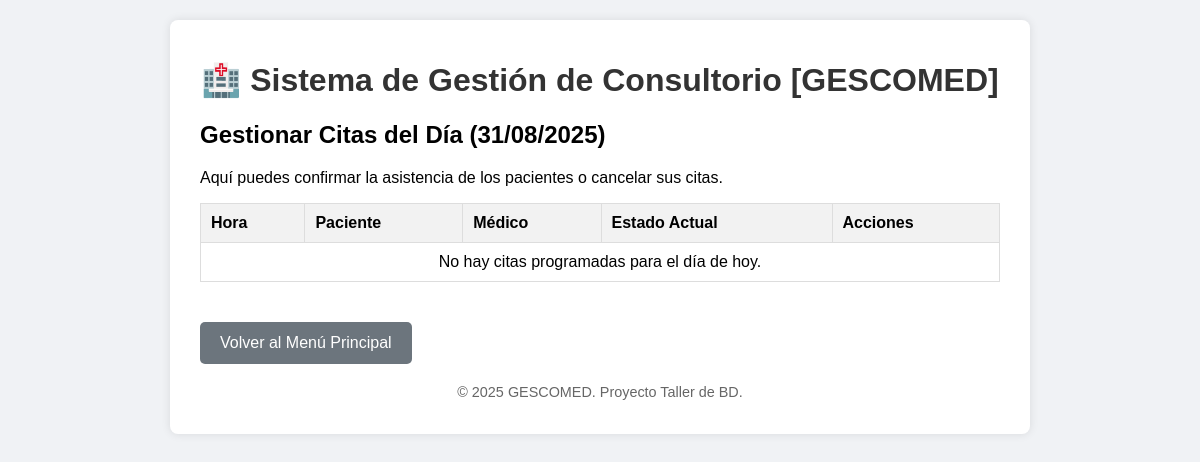
/app_php/gestionar_citas.php, run on an earlier commit of the app's database.
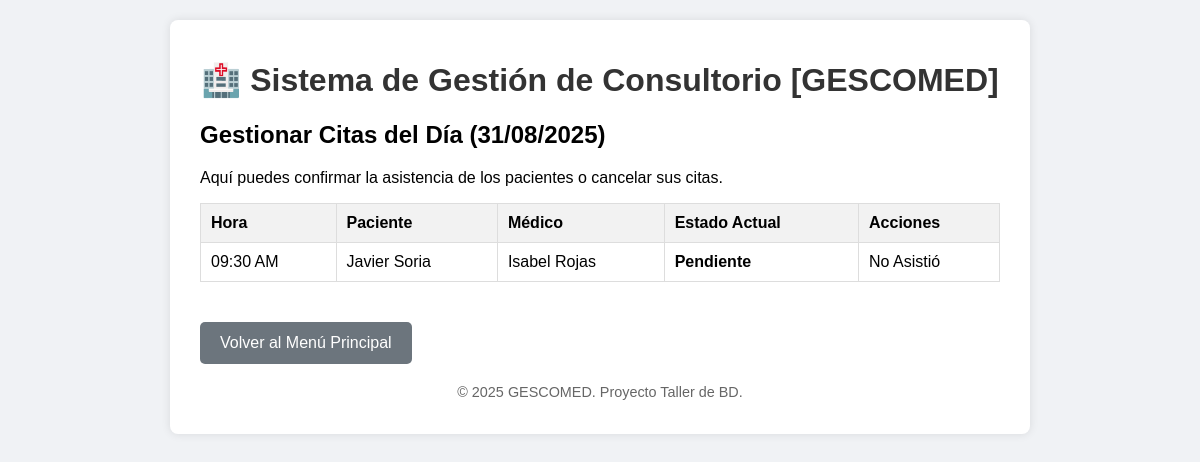
And on a later commit of the database.
### tables this page shows
CREATE TABLE `cita` (
  `id_cita` int(11) NOT NULL,
  `id_paciente` int(11) NOT NULL,
  `id_medico` int(11) NOT NULL,
  `fecha_cita` date NOT NULL,
  `hora_cita` time NOT NULL,
  `estado` enum('pendiente','atendida','cancelada') DEFAULT 'pendiente'
);

### app_php/gestionar_citas.php (the view, shortened to what this page needs)
<?php
require_once 'includes/db_connection.php';
try {
    $sql_citas_hoy = "SELECT
                        c.id_cita, c.hora_cita, c.estado,
                        CONCAT(p.nombre, ' ', p.apellido) AS nombre_paciente,
                        CONCAT(m.nombre, ' ', m.apellido) AS nombre_medico
                     FROM cita c
                     JOIN paciente p ON c.id_paciente = p.id_paciente
                     JOIN medico m ON c.id_medico = m.id_medico
                     WHERE c.fecha_cita = CURDATE()
                     ORDER BY c.hora_cita ASC";
    $citas_de_hoy = $pdo->query($sql_citas_hoy)->fetchAll();
} catch (PDOException $e) {
    $error_message = "Error al cargar las citas del día: " . $e->getMessage();
    $citas_de_hoy = [];
}
include 'includes/header.php';
?>
<h2>Gestionar Citas del Día (<?php echo date('d/m/Y'); ?>)</h2>
<p>Aquí puedes confirmar la asistencia de los pacientes o cancelar sus citas.</p>
<table class="report-table">
    <thead>
        <tr>
            <th>Hora</th>
            <th>Paciente</th>
            <th>Médico</th>
            <th>Estado Actual</th>
            <th>Acciones</th>
        </tr>
    </thead>
    <tbody>
        <?php if (count($citas_de_hoy) > 0): ?>
            <?php foreach ($citas_de_hoy as $cita): ?>
                <tr>
                    <td><?php echo htmlspecialchars(date('h:i A', strtotime($cita['hora_cita']))); ?></td>
                    <td><?php echo htmlspecialchars($cita['nombre_paciente']); ?></td>
                    <td><?php echo htmlspecialchars($cita['nombre_medico']); ?></td>
                    <td><strong><?php echo htmlspecialchars(ucfirst($cita['estado'])); ?></strong></td>
                    <td>
                        <?php
                        if ($cita['estado'] == 'pendiente') {
                            $hora_actual = new DateTime("now", new DateTimeZone('America/La_Paz'));
                            $hora_cita = new DateTime($cita['hora_cita']);
                            if ($hora_cita < $hora_actual) {
                                echo '<span class="status-ausente">No Asistió</span>';
                            }
                        } else {
                            echo '-';
                        }
                        ?>
                    </td>
                </tr>
            <?php endforeach; ?>
        <?php else: ?>
            <tr>
                <td colspan="5" style="text-align:center;">No hay citas programadas para el día de hoy.</td>
            </tr>
        <?php endif; ?>
    </tbody>
</table>
<a href="index.php" class="btn-secondary" style="display:inline-block; margin-top: 20px;">Volver al Menú Principal</a>
<?php include 'includes/footer.php'; ?>

What changed in the data, as far as the page shows it:
added cita: hora_cita "09:30 AM", nombre_paciente "Javier Soria", nombre_medico "Isabel Rojas", estado "Pendiente", shows "No Asistió"
Also different on the page:
text no longer shown: "No hay citas programadas para el día de hoy."
